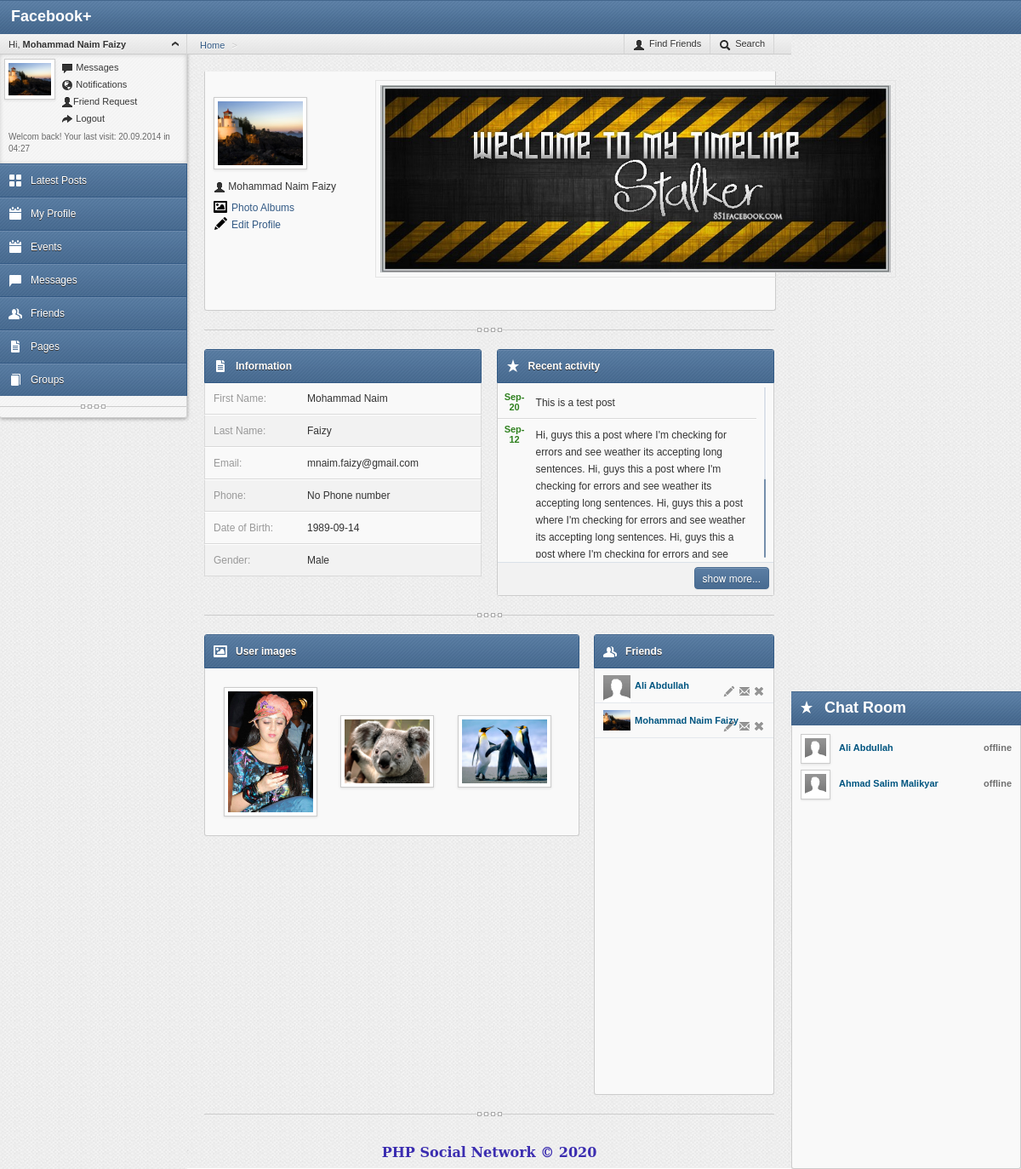
/user_profile.php (signed in), run on the app's committed database.
### tables this page shows
CREATE TABLE IF NOT EXISTS `users` (
  `user_ID` int(11) NOT NULL AUTO_INCREMENT,
  `first_name` varchar(50) NOT NULL,
  `last_name` varchar(50) NOT NULL,
  `email` varchar(100) NOT NULL,
  `phone` varchar(20) NOT NULL,
  `password` varchar(100) NOT NULL,
  `gender` varchar(10) NOT NULL,
  `dob` varchar(20) NOT NULL,
  `profile_photo` varchar(100) NOT NULL,
  `registration_date` int(100) NOT NULL,
  `activation_date` int(100) NOT NULL,
  `activation_code` varchar(20) NOT NULL,
  `user_status` varchar(10) NOT NULL,
  `LastOnline` int(100) NOT NULL,
  PRIMARY KEY (`user_ID`)
);

CREATE TABLE IF NOT EXISTS `posts` (
  `post_id` int(11) NOT NULL AUTO_INCREMENT,
  `member_id` int(11) NOT NULL,
  `post_time` int(100) NOT NULL,
  `post_content` text NOT NULL,
  PRIMARY KEY (`post_id`)
);

CREATE TABLE IF NOT EXISTS `files` (
  `file_id` int(11) NOT NULL AUTO_INCREMENT,
  `file_name` varchar(100) NOT NULL,
  `file_type` varchar(10) NOT NULL,
  `file_size` int(100) NOT NULL,
  `member_id` int(11) NOT NULL,
  `post_id` int(11) NOT NULL,
  PRIMARY KEY (`file_id`)
);

CREATE TABLE IF NOT EXISTS `friends` (
  `friends_ID` int(11) NOT NULL AUTO_INCREMENT,
  `requestedMemberID` int(11) NOT NULL,
  `toMemberID` int(11) NOT NULL,
  `RequestedDate` int(50) NOT NULL,
  `Status` varchar(20) NOT NULL,
  PRIMARY KEY (`friends_ID`)
);

### user_profile.php (the view, shortened to what this page needs)
<?php
include("includes/connection.php");
include("includes/header.php"); ?>
<?php include("includes/Navigation.php"); ?>
    <div class="content">
<?php
include("includes/breadLine.php");
	if(isset($_GET['member_id'])) {
		$strQuery = "SELECT * FROM users WHERE user_ID = " . $_GET['member_id'];
	} else {
		$strQuery = "SELECT * FROM users WHERE user_ID = " . $_SESSION['user_ID'];
	}
	$result = mysqli_query($conn, $strQuery);
	$rows = mysqli_fetch_assoc($result);
?>
    <div class="workplace">
     <div class="row-fluid block-fluid" style="height: 280px;">
     <div class="banner">
     	<a class="fancybox" rel="group" href="img/banner.jpg">
        <img src="img/banner.jpg" width="500px" height="120px" /></a>
     </div>
     <div class="left">
    <div class="image">
    <a class="fancybox" rel="group" href="img/users/<?php echo $rows['profile_photo']; ?>">
    <img class="img-polaroid" src="img/users/<?php echo $rows['profile_photo']; ?>" width="100" height="120">
    </a>
    </div>
    <ul class="control" style="list-style: none; margin-left: 0px; margin-top: 10px;">
    <li style="margin-bottom: 5px;">
    <span class="icon-user"></span>
    <span><?php echo $rows['first_name'] . " " . $rows['last_name']; ?></span>
    </li>
    <li>
    <span class="isb-picture"></span>
    <a href="photos.php">Photo Albums</a>
    </li>
    <form action="" method="post">
    <?PHP
		if(isset($_GET['member_id'])) {
		  	$query = "SELECT Status from friends WHERE requestedMemberID = $_SESSION[user_ID] AND toMemberID = $_GET[member_id]";
			$result = mysqli_query($conn, $query);
			if($result && mysqli_num_rows($result) > 0){
				$fetch = mysqli_fetch_assoc($result);
				$status = $fetch['Status'];
				if($status == "Pending"){ ?>
                <li>
                <a href="#">Request Pending...</a>
                </li>
		 <?php
				}else{
				}
		  ?>
    	<?PHP }else{
				$query2 = "SELECT Status FROM friends WHERE requestedMemberID=$_GET[member_id] AND toMemberID=$_SESSION[user_ID]";
				$result2 = mysqli_query($conn, $query2);
				if( $result2 && mysqli_num_rows($result2) > 0){
					$fetch2 = mysqli_fetch_assoc($result2);
					$status2 = $fetch2['Status'];
					if($status2 == "Pending"){
			?>
		<li style="margin: 10px 20px;">
            <input type="submit" name="btnFriend" id="btnFriend" class="btn btn-mini" value="Accept Friend Request">
        </li>
        <li style="margin: 10px 20px;">
            <input type="submit" name="btnFriend" id="btnFriend" class="btn btn-mini" value="Reject Friend Request">
        </li>
		<?PHP
				}
				}else{
		  ?>
        <li style="margin: 10px 20px;">
            <input type="submit" name="btnFriend" id="btnFriend" class="btn btn-big" value="Send Friend Request">
        </li>
    	<?PHP }}} else { ?>
			<li>
    <span class=" isb-edit"></span>
    <a href="edit_profile.php">Edit Profile</a>
    </li>
		<?php } ?>
    </ul></form>
    </div>
    </div>
    <div class="dr"><span></span></div>
    <div class="row-fluid">
        <div class="span6">
        <div class="info">
        <div class="head clearfix">
                <div class="isw-text_document"></div>
                <h1>Information</h1>
            </div>
        <ul class="rows">
        <li>
        <div class="title">First Name:</div>
        <div class="text"><?php echo $rows['first_name']; ?></div>
        </li>
        <li>
        <div class="title">Last Name:</div>
        <div class="text"><?php echo $rows['last_name']; ?></div>
        </li>
        <li>
        <div class="title">Email:</div>
        <div class="text"><?php echo $rows['email']; ?></div>
        </li>
        <li>
        <div class="title">Phone:</div>
        <div class="text">
			<?php if($rows['phone'] === '') {
					echo 'No Phone number';
			} else {
			echo $rows['phone']; } ?></div>
        </li>
        <li>
        <div class="title">Date of Birth:</div>
        <div class="text"><?php echo $rows['dob']; ?></div>
        </li>
        <li>
        <div class="title">Gender:</div>
        <div class="text"><?php echo $rows['gender']; ?></div>
        </li>
        </ul>
        </div>
        </div>
        <div class="span6">
            <div class="head clearfix">
                <div class="isw-favorite"></div>
                <h1>Recent activity</h1>
            </div>
        <div class="block-fluid scrollBox withList">
        <div class="scroll" style="height: 200px;">
                <ul class="list">
                   <?php
				   		if(isset($_GET['member_id'])) {
							$strQuery = "SELECT * FROM posts WHERE member_id = " . $_GET['member_id'] . " ORDER BY post_time DESC LIMIT 10";
						} else {
				   		$strQuery = "SELECT * FROM posts WHERE member_id = " . $_SESSION['user_ID'] . " ORDER BY post_time DESC LIMIT 10";
						}
						$strResult = mysqli_query($conn, $strQuery);
						while($strRows = mysqli_fetch_assoc($strResult)) {
				   ?>
                    <li style="display: list-item;">
                    <span class="date">
                    <b><?php $postTime = $strRows['post_time'];
						$date = date("M-d", $postTime);
						echo $date;
					?></b></span>
                    <?php echo $strRows['post_content']; ?>
                    </li>
                    <?php } ?>
                </ul>
        </div>
        </div>
        </div>
    </div>
    <div class="dr"><span></span></div>
        <div class="row-fluid">
        <div class="span8">
                    <div class="head clearfix">
                        <div class="isw-picture"></div>
                        <h1>User images</h1>
                    </div>
                    <div class="block gallery clearfix">
                        <?php
							if(isset($_GET['member_id'])) {
								@$strUserImages = "SELECT * FROM files WHERE member_id = " . $_GET['member_id'];
							} else {
								@$strUsersImages = "SELECT * FROM files WHERE member_id = " . $_SESSION['user_ID'];
							}
							if(@$strResult = mysqli_query($conn, $strUsersImages)) {
							while($strImage = mysqli_fetch_assoc($strResult)) {
						?>
                        <a class="fancybox" rel="group" href="img/<?php echo $strImage["file_name"]; ?>"><img src="img/<?php echo $strImage["file_name"]; ?>" class="img-polaroid" width="100" height="75"/></a>
                        <?php } } ?>
                    </div>
                </div>
                <div class="span4">
                    <div class="head clearfix">
                        <div class="isw-users"></div>
                        <h1>Friends</h1>
                    </div>
                    <div class="block-fluid users">
						<div class="scroll" style="height: 500px;">
                            <?php
								$strFriends = "SELECT users.first_name, users.last_name, users.profile_photo, friends.requestedMemberID FROM `friends`
LEFT JOIN users ON users.user_ID = friends.requestedMemberID WHERE requestedMemberID = " . $_SESSION['user_ID'] . " OR toMemberID = " . $_SESSION['user_ID'] . " AND Status = 'Accepted'";
							$strFriendsResult = mysqli_query($conn, $strFriends);
							while($strRows = mysqli_fetch_assoc($strFriendsResult)) {
							?>
                            <div class="item clearfix">
                                <div class="image"><a href="#"><img src="img/users/<?php echo $strRows['profile_photo']; ?>" width="32"/></a></div>
                                <div class="info">
                                    <a href="#" class="name"><?php echo $strRows['first_name'] . " " . $strRows['last_name']; ?></a>
                                    <div class="controls">
                                        <a href="#" class="icon-pencil"></a>
                                        <a href="#" class="icon-envelope"></a>
                                        <a href="#" class="icon-remove"></a>
                                    </div>
                                </div>
                            </div>
							<?php } ?>
                    </div>
                    </div>
                    </div>
        </div>
        <div class="dr"><span></span></div>
    </div>
<?php include("includes/chatroom.php"); ?>
<?php include("includes/footer.php"); ?>

### includes/chatroom.php (shortened to what this page needs)
<div class="chatroom">
    <div class="span3 position">
                <div class="header clearfix">
                    <div class="isw-favorite"></div>
                    <p class="logo">Chat Room</p>
                </div>
                <div class="block messages scrollBox">
                    <div class="scroll" style="height: 500px; margin-top: 40px;">
                        <?php
				$strQuery = "SELECT friends_ID, `requestedMemberID`, `toMemberID` FROM `friends` WHERE (requestedMemberID = $_SESSION[user_ID] OR toMemberID = $_SESSION[user_ID]) AND Status = 'Accepted'";
				$strResult = mysqli_query($conn, $strQuery);
				while($friends = mysqli_fetch_assoc($strResult)) {
					$from_id = $friends['requestedMemberID'];
					$to_id = $friends['toMemberID'];
					$userID = $from_id;
					if($from_id == $_SESSION['user_ID']){
						$userID = $to_id;
					}
					$m_info = mysqli_query($conn, "SELECT * from users where user_ID = $userID");
					$m_info = mysqli_fetch_assoc($m_info);
					$firstname = $m_info['first_name'];
					$lastname = $m_info['last_name'];
					$member_id = $m_info['user_ID'];
					$profilephoto = $m_info['profile_photo'];
					$lastOnline = $m_info['LastOnline'];
					$now = time() - 60;
                        ?>
                        <div class="item clearfix">
                            <div class="image"><a href="img/users/<?php echo $profilephoto; ?>">
                            <img src="img/users/<?php echo $profilephoto; ?>" class="img-polaroid" width="25" height="25"/></a></div>
                            <div class="info">
                                <a class="name" href="messages.php?user_id=<?php echo $member_id; ?>">
					<?php echo $firstname . " " . $lastname; ?></a>
                                <?php
					if( $lastOnline >= $now ){
						echo '<span class="online"> online</span>';
					} else {
						echo '<span class="offline"> offline</span>';
					}
					 ?>
                            </div>
                        </div>
                        <?php } ?>
                 </div>
</div>
	</div>
</div>

### css/stylesheets.css (style rules this page uses)
html { height: 100%; }
body { min-height: 100%; font-family: Arial, Helvetica, sans-serif; font-size: 12px; line-height: 22px; position: relative; background: url("../img/backgrounds/body.jpg") left top repeat; }

### includes/header.php (style rules this page uses)
.logo { color: #ffffff; font-weight: bold; font-size: 20px; margin-left: 10px; }
.offline { color: #707070 !important; position: absolute; right: 0px; text-align: right; font-weight: bold; padding-right: 10px; }
.logo { color: #ffffff; font-weight: bold; font-size: 18px; }

### data on the page
users: profile_photo (picture), first_name "Mohammad Naim", last_name "Faizy", email "mnaim.faizy@gmail.com", dob "1989-09-14", gender "Male"
posts: post_time "Sep-20", post_content "This is a test post"
posts: post_time "Sep-12", post_content "Hi, guys this a post where I'm checking for errors and see weather its accepting long sentences. Hi, guys this a post where I'm checking for errors and see weather its accepting long sentences. Hi, guys this a post where I'm checking for errors and see weather its accepting long sentences. Hi, guys this a post where I'm checking for errors and see…"
files: file_name (picture)
files: file_name (picture)
files: file_name (picture)
friends: users.profile_photo (picture), users.first_name "Ali", users.last_name "Abdullah"
friends: users.profile_photo (picture), users.first_name "Ahmad Salim", users.last_name "Malikyar"

### other printed values
$_SESSION['FullName'] "Mohammad Naim Faizy"
$_SESSION['lastOnline'] "20.09.2014 in 04:27"
$strRows['first_name'] "Ali"
$strRows['last_name'] "Abdullah"
$strRows['first_name'] "Mohammad Naim"
